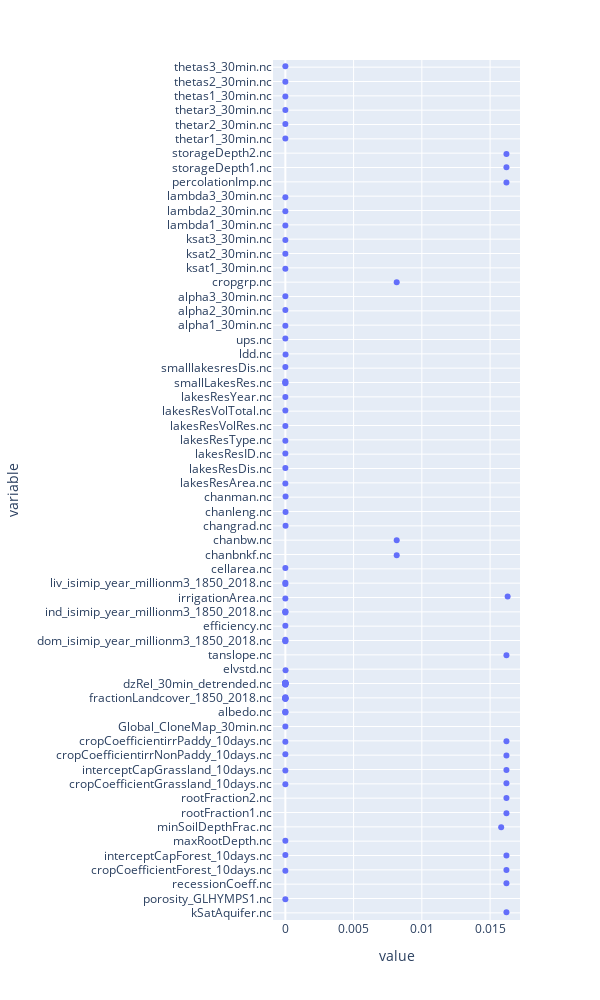

Write notebook code for a chart like this one.
### Code cell
fig = px.strip(missing_percentage_df,
               orientation="h",
               width=600,
               height=1000)

fig.update_xaxes(showgrid=True)
fig.update_yaxes(showgrid=True)

### Figure 1 — Plotly figure (JSON) as saved in the notebook; plotly's stock layout.template omitted (floating-point values rounded to 4 significant figures; data arrays with more than 128 entries replaced by an {"elided": "..."} marker saying what was removed)
{"data": [{"alignmentgroup": "True", "boxpoints": "all", "fillcolor": "rgba(255,255,255,0)", "hoveron": "points", "hovertemplate": "value=%{x}<br>variable=%{y}<extra></extra>", "legendgroup": "", "line": {"color": "rgba(255,255,255,0)"}, "marker": {"color": "#636efa"}, "name": "", "offsetgroup": "", "orientation": "h", "pointpos": 0, "showlegend": false, "type": "box", "x": {"elided": "780 float values"}, "x0": " ", "xaxis": "x", "y": {"elided": "780 str values"}, "y0": " ", "yaxis": "y"}], "layout": {"boxmode": "group", "height": 1000, "legend": {"tracegroupgap": 0}, "margin": {"t": 60}, "width": 600, "xaxis": {"anchor": "y", "domain": [0, 1], "showgrid": true, "title": {"text": "value"}}, "yaxis": {"anchor": "x", "domain": [0, 1], "showgrid": true, "title": {"text": "variable"}}}}
